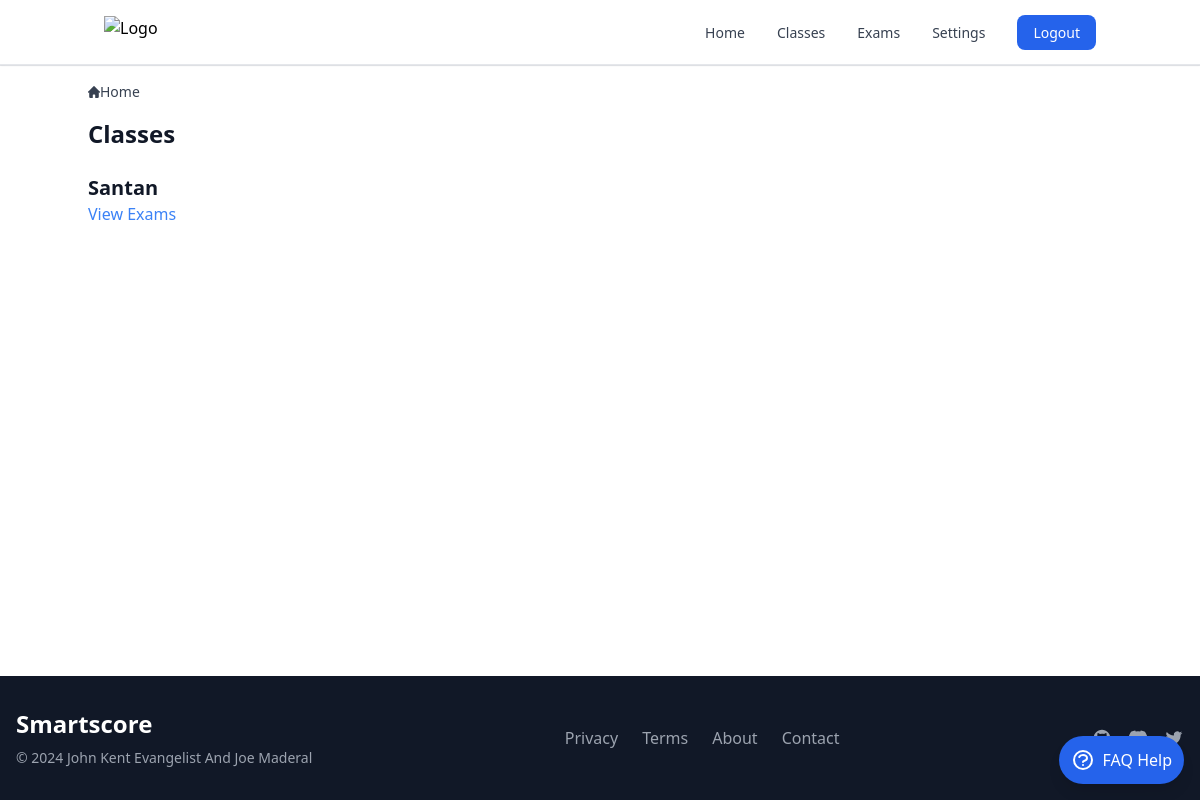
Page /list_classes/ (signed in) on the earlier database version.
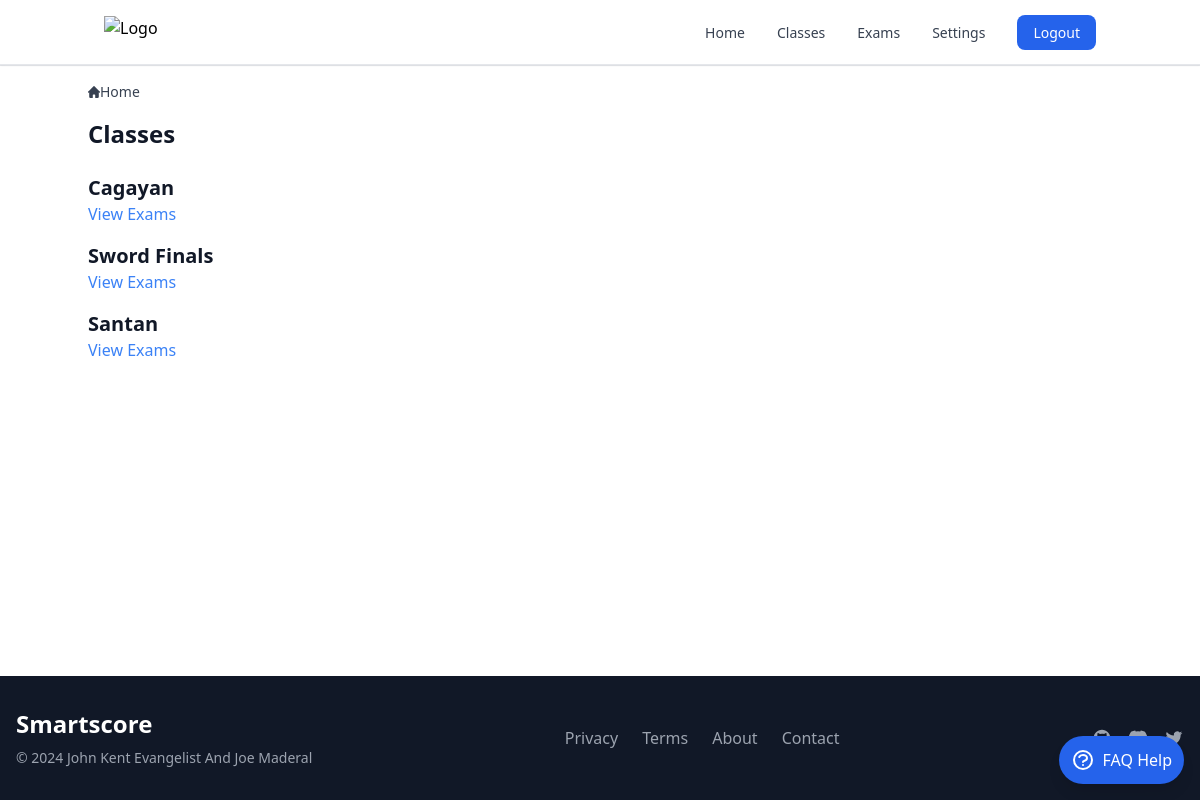
Same page on the later database version.
### smartscoreapp/models.py (models this page shows, shortened)
class Class(models.Model):
    name = models.CharField(max_length=100)
    description = models.TextField(blank=True)
    user = models.ForeignKey(settings.AUTH_USER_MODEL, on_delete=models.CASCADE)

### smartscoreapp/views.py (the view)
# urls.py: path('list_classes/', list_classes_view, name='list_classes'),
@login_required
def list_classes_view(request):
    classes = Class.objects.filter(user=request.user)
    return render(request, 'list_classes.html', {'classes': classes})

### templates/classes/list_classes.html (shortened to what this page needs)
{% extends "base.html" %}
{% block content %}
<nav class="flex mb-4" aria-label="Breadcrumb">
  <ol class="inline-flex items-center space-x-1 md:space-x-2 rtl:space-x-reverse">
    <li class="inline-flex items-center">
      <a href="{% url 'index' %}" class="inline-flex items-center text-sm font-medium text-gray-700 hover:text-blue-600 dark:text-gray-400 dark:hover:text-white">
        Home
      </a>
    </li>
  </ol>
</nav>
<h1 class="text-2xl font-semibold text-gray-900 dark:text-white mb-6">Classes</h1>
{% for class in classes %}
  <div class="mb-4">
    <h2 class="text-xl font-semibold text-gray-900 dark:text-white">{{ class.name }}</h2>
    <a href="{% url 'class_exams' class.id %}" class="text-blue-500 hover:underline">View Exams</a>
  </div>
{% endfor %}
{% endblock %}

Differences in the rows shown:
added Class: name "Cagayan"
added Class: name "Sword Finals"
